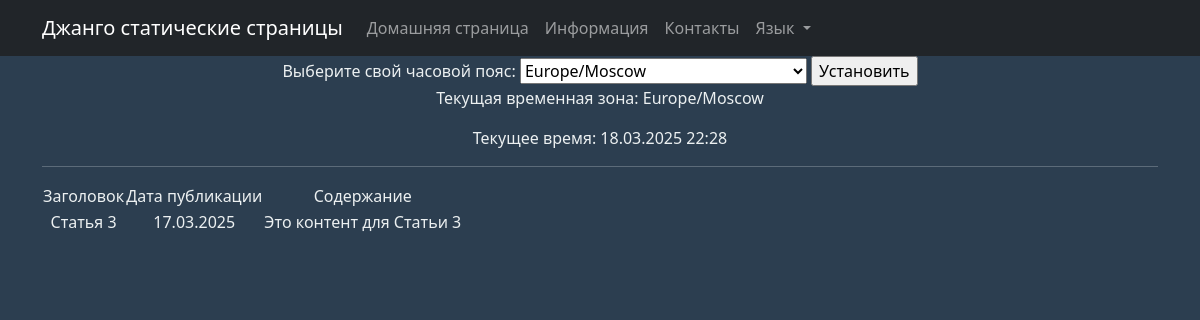
/article/158/, run on the app's committed database.
### models_app/models.py (models this page shows, shortened)
class Post(models.Model):
    ARTICLE = 'AR'
    NEWS = 'NW'
    POST_TYPE_CHOICES = [
        (ARTICLE, 'Article'),
        (NEWS, 'News'),
    ]
    author = models.ForeignKey(Author, on_delete=models.CASCADE, related_name='posts')
    post_type = models.CharField(max_length=2, choices=POST_TYPE_CHOICES, default=ARTICLE)
    created_at = models.DateTimeField(auto_now_add=True)
    categories = models.ManyToManyField(Category, related_name='posts')
    title = models.CharField(max_length=255)
    content = models.TextField()
    rating = models.IntegerField(default=0)

### models_app/views.py (the view)
# urls.py: path('article/<int:pk>/', ArticleDetail.as_view(), name='article_by_id'),
class ArticleDetail(DetailView):
    model = Post
    queryset = Post.objects.filter(post_type='AR')
    template_name = 'news_item.html'
    context_object_name = 'news_item'
    def get_object(self, *args, **kwargs):
        obj = cache.get(f'article-{self.kwargs["pk"]}', None)
        if not obj:
            obj = super().get_object(queryset=self.queryset)
            cache.set(f'article-{self.kwargs["pk"]}', obj)
        return obj

### models_app/templatetags/custom_filters.py (called while the page is built)
@register.filter()
def censor(string):
    bad_words = ["убийство", "фальсификация", "хакеры"]
    if not isinstance(string, str):
        raise ValueError("Фильтр 'censor' можно применять только к строкам.")
    cleaned_string = ''.join(char for char in string if char.isalnum() or char.isspace()) #очистка строки от спец символов (!,$, и т.д.)
    words = cleaned_string.split()
    for word in words:
        if word.lower() in bad_words:
            censored_word = word[0] + "*" * (len(word) - 1)
            string = string.replace(word, censored_word)
    return string

### news_portal/context_processors.py (called while the page is built)
def timezone_context(request):
    selected_timezone = request.session.get('django_timezone', 'Europe/Moscow')
    user_tz = pytz.timezone(selected_timezone)
    current_time = timezone.now().astimezone(user_tz)
    return {
        'selected_timezone': selected_timezone,
        'timezones': pytz.common_timezones,
        'current_time': current_time,  # Передаём текущее время глобально
        'current_hour': current_time.hour,  # Передаём час отдельно
    }

### templates/news_item.html
{% extends 'flatpages/default.html' %}
{% load i18n %}
{% load custom_filters %}
{% block content %}
{% if news_item %}
    <table>
           <tr>
               <td>{% trans "Title" %}</td>
               <td>{% trans "Publication Date" %}</td>
               <td>{% trans "Content" %}</td>
           </tr>
           <tr>
               <td>{{ news_item.title|censor }}</td>
               <td>{{ news_item.created_at|date:'d.m.Y' }}</td>
               <td>{{ news_item.content|censor }}</td>
           </tr>
       </table>
{% else %}
    <h2> Новости нет! </h2>
{% endif %}
{% endblock content %}

### data on the page
Post: title|censor "Статья 3", created_at "17.03.2025", content|censor "Это контент для Статьи 3"

### other printed values
{{ selected_timezone }} "Europe/Moscow"
{{ current_time|date:"d.m.Y H:i" }} "18.03.2025 22:28"
form field timezone "Europe/Moscow"
